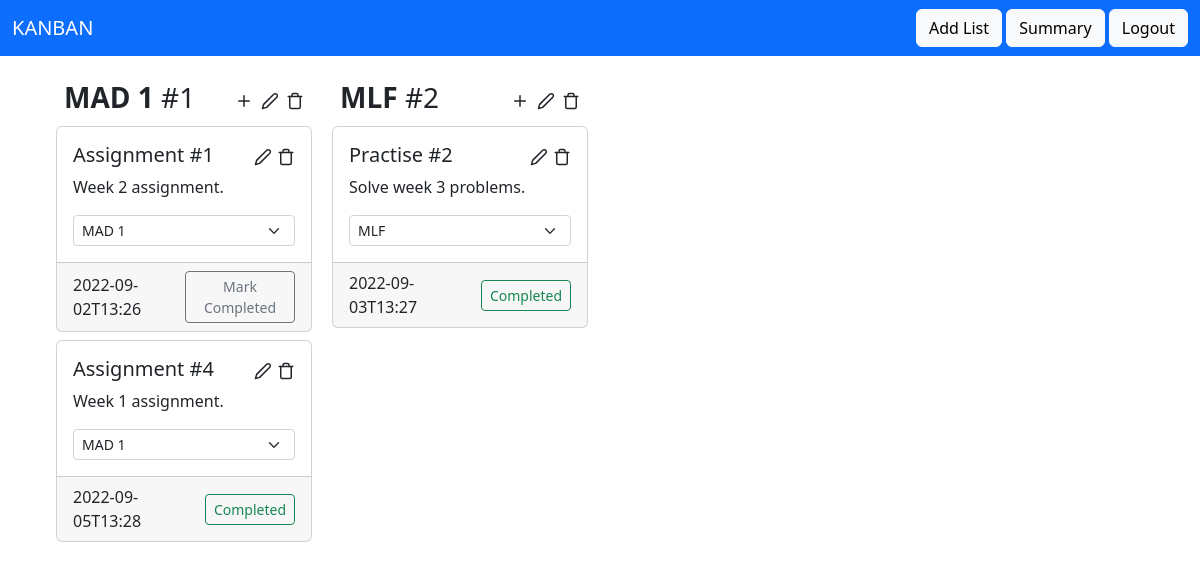
The page /dashboard (signed in) on the database as committed earlier.
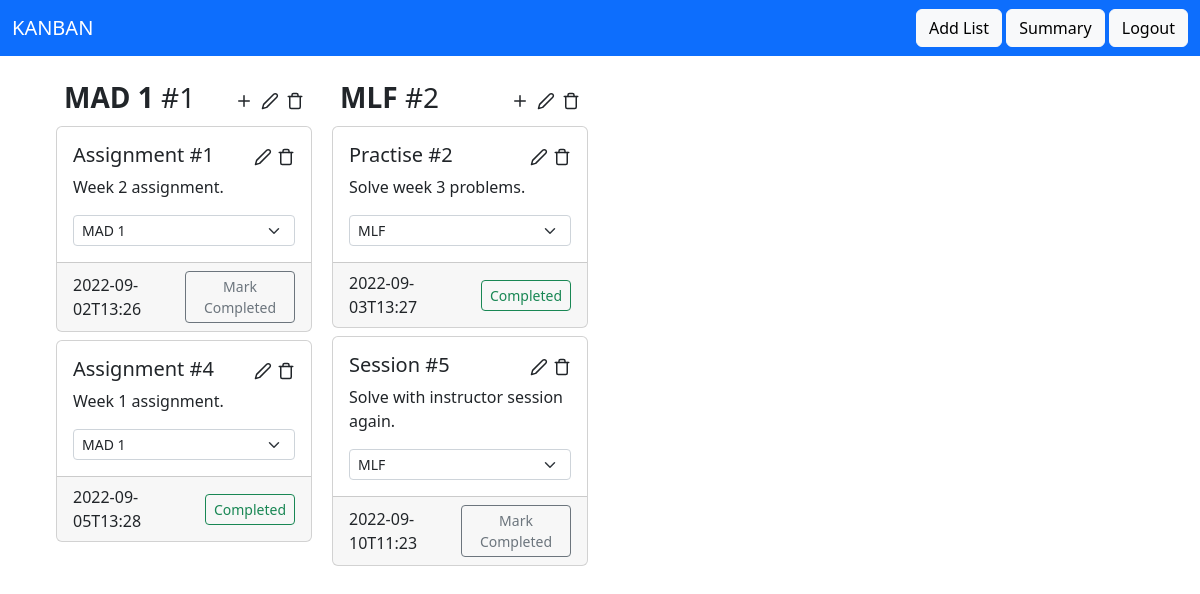
The same page on the database as committed later.
### tables this page shows
CREATE TABLE lists (ID INTEGER PRIMARY KEY AUTOINCREMENT, USERID INTEGER NOT NULL, TITLE TEXT NOT NULL, FOREIGN KEY(USERID) REFERENCES users(ID));

CREATE TABLE cards (ID INTEGER PRIMARY KEY AUTOINCREMENT, LISTID INTEGER NOT NULL, TITLE TEXT NOT NULL, CONTENT TEXT NOT NULL, DEADLINE DATETIME NOT NULL, COMPLETED INTEGER NOT NULL, CREATED_AT DATETIME NOT NULL, LAST_MODIFIED DATETIME NOT NULL, COMPLETED_AT DATETIME, FOREIGN KEY(LISTID) REFERENCES lists(ID));

### main.py (the view)
@app.route('/dashboard')
def dashboard():
  if 'userid' not in session:
    return redirect(url_for('index'))
  userid = session['userid']
  conn = sqlite3.connect('kanban.db')
  cur = conn.cursor()
  all_lists = cur.execute('SELECT * FROM lists WHERE USERID=?', str(userid)).fetchall()
  all_cards = cur.execute('SELECT * FROM cards').fetchall()
  conn.commit()
  conn.close()
  return render_template("dashboard.html", lists=all_lists, cards=all_cards, userid=userid)

### templates/dashboard.html (shortened to what this page needs)
{% extends 'base.html' %}
{% block body %}
<nav class="navbar navbar-dark bg-primary fixed-top">
  <div class="container-fluid">
    <a class="navbar-brand">KANBAN</a>
    <aside>
      <button type="button" class="btn btn-light" data-bs-toggle="modal" data-bs-target="#addlist">
        Add List
      </button>
      <a href="{{url_for('summary')}}" class="btn btn-light">
        Summary
      </a>
      <a href="{{url_for('logout')}}" class="btn btn-light">
        Logout
      </a>
    </aside>
  </div>
</nav>
<main class="container-fluid row row-cols-1 row-cols-md-4 g-1 mt-4 px-5 py-2">
  {% for list in lists %}
  {% if list[1] == userid|int %}
  <section class="col">
    <div class="mx-3 fs-3">
      <span class="fw-bold">{{list[2]}}</span>
      <span>#{{list[0]}}</span>
      <span class="float-end">
        <i data-feather="plus" style="width: 18px" data-bs-toggle="modal" data-bs-target="#addcard{{list[0]}}"></i>
        <i data-feather="edit-2" style="width: 18px" data-bs-toggle="modal" data-bs-target="#editlist{{list[0]}}"></i>
        <i data-feather="trash" style="width: 18px" data-bs-toggle="modal" data-bs-target="#deletelist{{list[0]}}"></i>
      </span>
    </div>
    <section class="list-group p-2">
      {% for card in cards %}
      {% if card[1] == list[0] %}
      <aside class="card mb-2">
        <div class="card-body">
          <h5 class="card-title">
            {{card[2]}} #{{card[0]}}
            <span class="float-end">
              <i data-feather="edit-2" style="width: 18px" data-bs-toggle="modal" data-bs-target="#editcard{{card[0]}}"></i>
              <i data-feather="trash" style="width: 18px" data-bs-toggle="modal" data-bs-target="#deletecard{{card[0]}}"></i>
            </span>
          </h5>
          <p class="card-text">{{card[3]}}</p>
          <form action="{{url_for('movecard', id=card[0])}}" method="POST">
            <select class="form-select form-select-sm" aria-label=".form-select-sm example" name="lid" onchange="javascript:this.form.submit()">
              {% for list in lists %}
              {% if list[0] == card[1] %}
              <option value="{{list[0]}}" selected>{{list[2]}}</option>
              {% else %}
              <option value="{{list[0]}}">{{list[2]}}</option>
              {% endif %}
              {% endfor %}
            </select>
          </form>
        </div>
        <div class="card-footer d-flex justify-content-between align-items-center">
          <span>{{card[4]}}</span>
          {% if card[5] == 0 %}
          <a href="{{url_for('completed', id=card[0], value=1)}}" class="btn btn-outline-secondary btn-sm">
            Mark Completed
          </a>
          {% else %}
          <a href="{{url_for('completed', id=card[0], value=0)}}" class="btn btn-outline-success btn-sm float-end">
            Completed
          </a>
          {% endif %}
        </div>
      </aside>
      {% endif %}
      {% endfor %}
    </section>
  </section>
  {% endif %}
  {% endfor %}
</main>
{% endblock %}

Rows that differ between the two databases and show on the page:
added cards: TITLE "Session", ID "5", CONTENT "Solve with instructor session again.", DEADLINE "2022-09-10T11:23", shown under lists "MLF"
